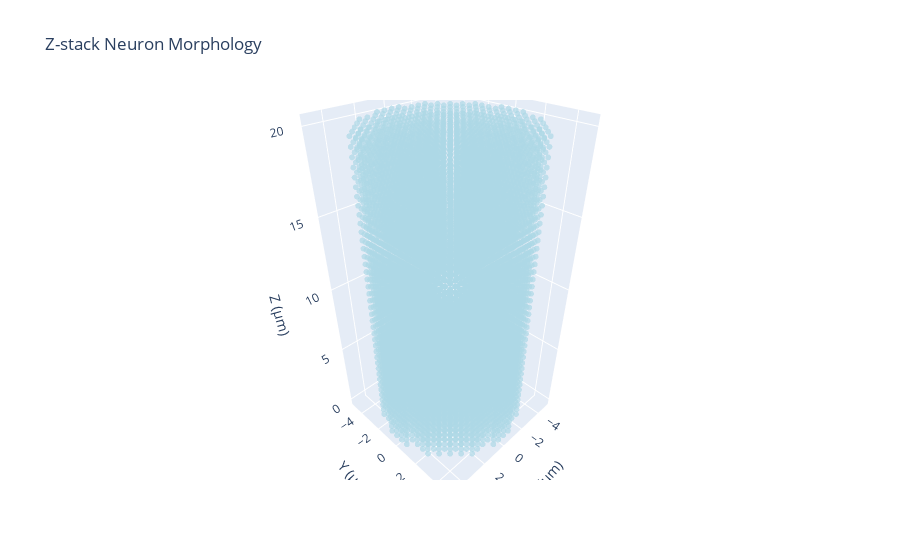

The cell this chart's notebook holds for it:
### Markdown cell above
## 3. Visualizing the Cylindrical Z-stack

GenCoMo provides 3D volume rendering tools to visualize the cylindrical morphology interactively.

### Code cell
# Visualize the cylindrical z-stack in 3D
print("🎨 Creating 3D visualization of cylindrical z-stack...")

# Create interactive 3D plot
fig_cylinder = visualize_zstack_3d(
    cylinder_zstack, 
    metadata=cylinder_meta,
)

# Display the plot
fig_cylinder.show()

print("✓ 3D visualization complete!")
print("💡 Interact with the plot: rotate, zoom, and explore the cylindrical structure")

### Figure 1 — Plotly figure (JSON) as saved in the notebook; plotly's stock layout.template omitted (floating-point values rounded to 4 significant figures; data arrays with more than 128 entries replaced by an {"elided": "..."} marker saying what was removed)
{"data": [{"marker": {"color": "lightblue", "opacity": 0.7, "size": 2}, "mode": "markers", "name": "Neuron Volume", "type": "scatter3d", "x": {"elided": "12000 float values"}, "y": {"elided": "12000 float values"}, "z": {"elided": "12000 float values"}}], "layout": {"scene": {"aspectmode": "data", "xaxis": {"title": {"text": "X (µm)"}}, "yaxis": {"title": {"text": "Y (µm)"}}, "zaxis": {"title": {"text": "Z (µm)"}}}, "title": {"text": "Z-stack Neuron Morphology"}}}
